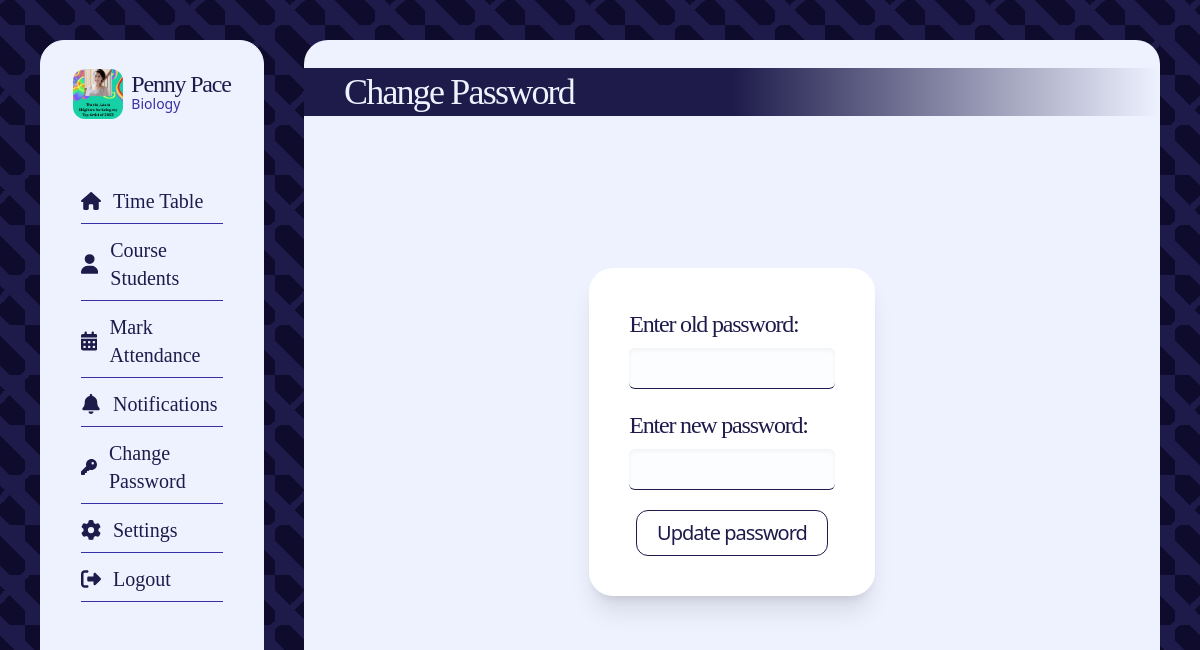
The app's page /teacher_dashboard/td_change_pass (signed in) with its own data.
### core/models.py (models this page shows, shortened)
class Teachers(models.Model):
    user = models.ForeignKey(User, on_delete=models.CASCADE)
    teacher_id = models.IntegerField()
    profile_img = models.ImageField(
        upload_to="profile_images", default="blank_profile_picture.jpg", null=True
    )
    course_id = models.ForeignKey(Courses, on_delete=models.CASCADE, null=True)
    subject_id = models.ForeignKey(Subjects, on_delete=models.CASCADE, null=True)
    address = models.CharField(max_length=100, default="")
    phone = models.IntegerField(default=0)

class Courses(models.Model):
    course_name = models.CharField(max_length=100)
    course_id = models.IntegerField()

### core/views.py (the view, shortened to what this page needs)
def td_change_pass(request):
    teacher = Teachers.objects.filter(user=request.user).first()
    return render(request, "td_change_pass.html", {"user_profile": teacher})

### templates/td_change_pass.html (shortened to what this page needs)
{% extends "teacher_dash_base.html" %} {% block content %}
<div
	class="bg-indigo-50 backdrop-blur-sm overflow-y-scroll pb-10 rounded-3xl w-full h-full flex flex-col text-indigo-50"
>
	<h1
		class="text-4xl font-light font-serif tracking-tighter text-indigo-50 my-7 px-10 py-1 w-full bg-gradient-to-r from-indigo-950 via-indigo-950 to-transparent"
	>
		Change Password
	</h1>
	<div class="sec-2 grow w-full grid place-items-center">
		<form
			action=""
			method="post"
			class="p-10 rounded-3xl shadow-xl bg-white text-indigo-950 flex flex-col gap-2 w-1/3"
		>
			<label
				for="old_password"
				class="text-2xl tracking-tighter font-serif"
				>Enter old password:
			</label>
			<input
				type="password"
				name="old_password"
				id="old_password"
				class="text-indigo-950/70 rounded-md mb-3 bg-indigo-100/10 shadow-inner border-b px-5 py-2 border-indigo-950"
			/>
			<label
				for="new_password"
				class="text-2xl tracking-tighter font-serif"
				>Enter new password:
			</label>
			<input
				type="password"
				name="new_password"
				id="new_password"
				class="text-indigo-950/70 rounded-md mb-3 bg-indigo-100/10 shadow-inner border-b px-5 py-2 border-indigo-950"
			/>
			<input
				type="submit"
				value="Update password"
				class="tracking-tighter font-medium hover:text-indigo-50 cursor-pointer hover:bg-indigo-950 text-xl px-5 py-2 border-indigo-950 border w-fit self-center rounded-xl"
			/>
		</form>
	</div>
</div>
{% endblock content %}

### templates/teacher_dash_base.html (shortened to what this page needs)
<!DOCTYPE html>
<html lang="en">
	<head>
		<script src="//cdn.tailwindcss.com"></script>
	</head>
	<body class="flex gap-10 h-screen p-10">
		<nav
			class="bg-indigo-50 backdrop-blur h-full rounded-3xl basis-1/5 border border-indigo-50 flex flex-col items-evenly"
		>
			<div
				class="profile py-2 rounded-xl flex justify-center gap-2 items-center mx-5 my-5 bg-indigo-50"
			>
				<div
					class="img bg-[url('{{user_profile.profile_img.url}}')] rounded-xl aspect-square h-[50px] bg-center bg-cover"
				></div>
				<h1
					class="text-2xl font-serif font-medium tracking-tighter text-indigo-950 leading-5"
				>
					{{user_profile.user.username}}
					<span
						class="block text-sm tracking-normal font-sans bg-indigo-50 text-indigo-800"
					>
						{{user_profile.course_id.course_name}}
					</span>
				</h1>
			</div>
			<div
				class="menu p-5 rounded-xl flex flex-col text-xl justify-center gap-3 items-center mx-5 my-5 bg-indigo-50 font-serif"
			>
				<a
					href="/teacher_dashboard/"
					class="flex gap-3 items-center border-b border-indigo-800 pb-2 w-full relative after:content-[''] after:absolute after:bottom-0 after:duration-700 text-indigo-950 hover:after:w-full after:h-1 after:bg-indigo-950 after:rounded-full after:left-0 after:w-0"
				>
					Time Table</a
				>
				<a
					href="/teacher_dashboard/td_course_students"
					class="flex gap-3 items-center border-b border-indigo-800 pb-2 w-full relative after:content-[''] after:absolute after:bottom-0 after:duration-700 text-indigo-950 hover:after:w-full after:h-1 after:bg-indigo-950 after:rounded-full after:left-0 after:w-0"
				>
					<svg
						xmlns="http://www.w3.org/2000/svg"
						height="20"
						width="20"
						viewBox="0 0 448 512"
					>
						<path
							fill="#1E1B4B"
							d="M224 256A128 128 0 1 0 224 0a128 128 0 1 0 0 256zm-45.7 48C79.8 304 0 383.8 0 482.3C0 498.7 13.3 512 29.7 512H418.3c16.4 0 29.7-13.3 29.7-29.7C448 383.8 368.2 304 269.7 304H178.3z"
						/>
					</svg>
					Course Students</a
				>
				<a
					href="/teacher_dashboard/td_mark_attendance"
					class="flex gap-3 items-center border-b border-indigo-800 pb-2 w-full relative after:content-[''] after:absolute after:bottom-0 after:duration-700 text-indigo-950 hover:after:w-full after:h-1 after:bg-indigo-950 after:rounded-full after:left-0 after:w-0"
				>
					Mark Attendance</a
				>
				<a
					href="/teacher_dashboard/td_notification"
					class="flex gap-3 items-center border-b border-indigo-800 pb-2 w-full relative after:content-[''] after:absolute after:bottom-0 after:duration-700 text-indigo-950 hover:after:w-full after:h-1 after:bg-indigo-950 after:rounded-full after:left-0 after:w-0"
				>
					Notifications</a
				>
				<a
					href="/teacher_dashboard/td_change_pass"
					class="flex gap-3 items-center border-b border-indigo-800 pb-2 w-full relative after:content-[''] after:absolute after:bottom-0 after:duration-700 text-indigo-950 hover:after:w-full after:h-1 after:bg-indigo-950 after:rounded-full after:left-0 after:w-0"
				>
					Change Password</a
				>
				<a
					href="/teacher_settings/"
					class="flex gap-3 items-center border-b border-indigo-800 pb-2 w-full relative after:content-[''] after:absolute after:bottom-0 after:duration-700 text-indigo-950 hover:after:w-full after:h-1 after:bg-indigo-950 after:rounded-full after:left-0 after:w-0"
				>
					Settings</a
				>
				<a
					href="/logout/"
					class="flex gap-3 items-center border-b border-indigo-800 pb-2 w-full relative after:content-[''] after:absolute after:bottom-0 after:duration-700 text-indigo-950 hover:after:w-full after:h-1 after:bg-indigo-950 after:rounded-full after:left-0 after:w-0"
					>
					Logout
				</a>
			</div>
		</nav>
		<div class="right-sec h-full flex-1">
			{% block content %} {% endblock content %}
		</div>
	</body>
</html>

### records on screen
Teachers: profile_img (picture), user.username "Penny Pace", course_id.course_name "Biology"
